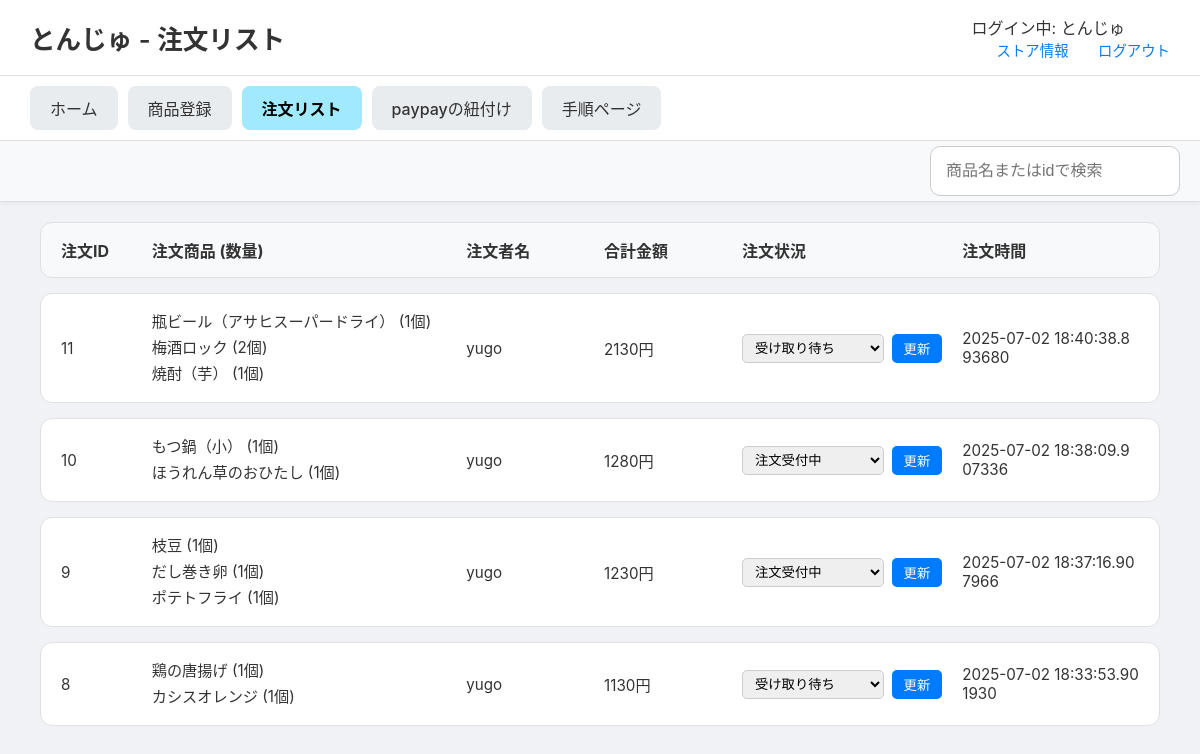
Before: /stores/order-list (signed in) with the older database file.
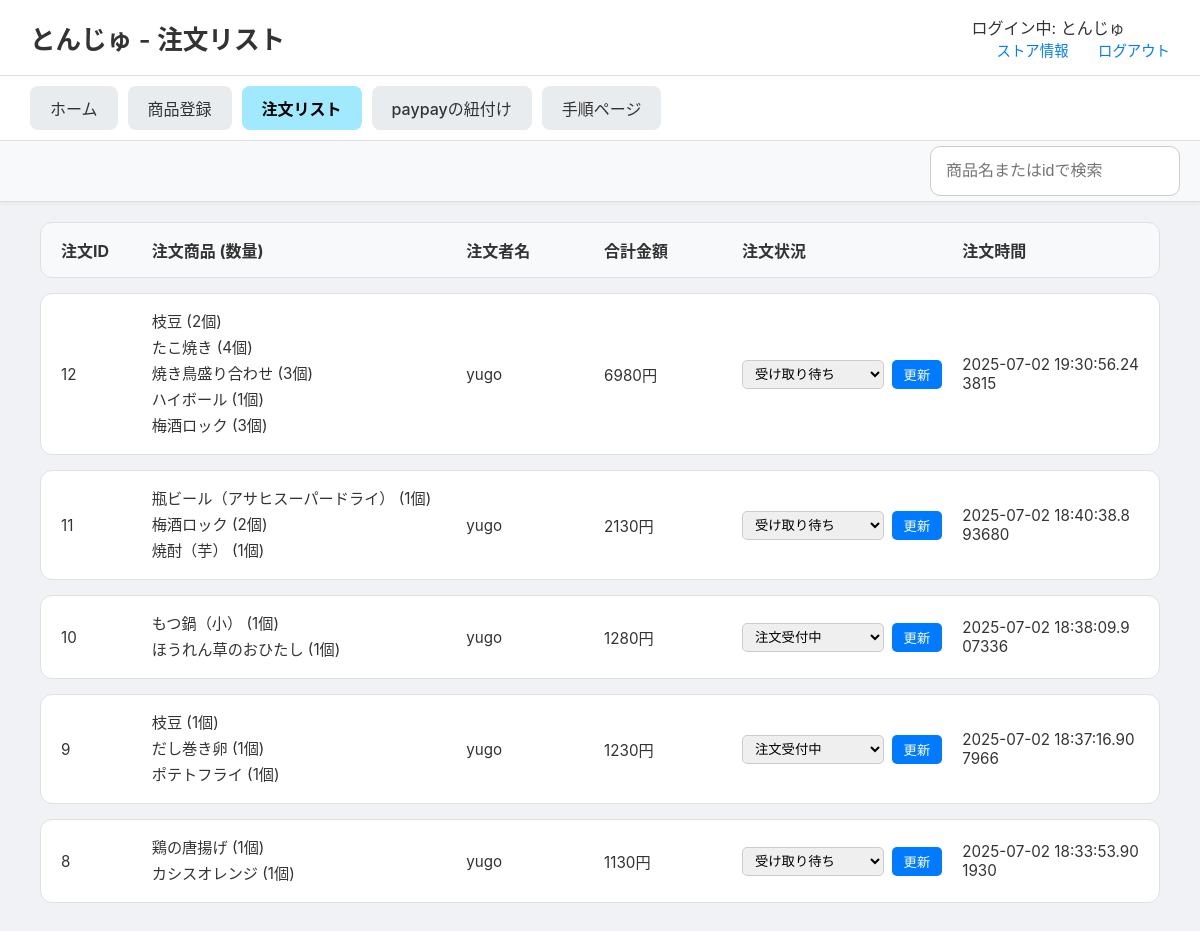
After: the same page with the newer database file.
### tables this page shows
CREATE TABLE order_items (
    order_item_id INTEGER PRIMARY KEY AUTOINCREMENT,
    order_id INTEGER NOT NULL,
    menu_id INTEGER NOT NULL,
    quantity INTEGER NOT NULL DEFAULT 1,
    price_at_order INTEGER NOT NULL, 
    FOREIGN KEY (order_id) REFERENCES orders(order_id),
    FOREIGN KEY (menu_id) REFERENCES menus(menu_id)
);

CREATE TABLE menus (
    menu_id INTEGER PRIMARY KEY AUTOINCREMENT,
    store_id INTEGER, -- NOT NULL制約を削除し、NULLを許容
    menu_name TEXT NOT NULL,
    category TEXT NOT NULL,
    price INTEGER NOT NULL,
    soldout INTEGER NOT NULL DEFAULT 0,
    FOREIGN KEY (store_id) REFERENCES store(store_id)
);

CREATE TABLE users_table (
    id INTEGER PRIMARY KEY AUTOINCREMENT,
    u_name TEXT NOT NULL,
    email TEXT UNIQUE NOT NULL,
    password_hash TEXT NOT NULL,
    created_at TIMESTAMP DEFAULT CURRENT_TIMESTAMP
);

CREATE TABLE orders (
    order_id INTEGER PRIMARY KEY AUTOINCREMENT,
    user_id INTEGER NOT NULL,
    store_id INTEGER NOT NULL,
    status TEXT DEFAULT '注文受付中' CHECK (
        status IN (
            '注文受付中', '受付完了', '商品作成中', '作成直前', '受け取り待ち', 'completed', 'canceled'
        )
    ),
    datetime DATETIME NOT NULL,
    payment_method TEXT CHECK (payment_method IN ('PayPay')),
    total_amount INTEGER NOT NULL,
    FOREIGN KEY (user_id) REFERENCES users(user_id),
    FOREIGN KEY (store_id) REFERENCES store(store_id)
);

### routes/stores_detail/stores_detail.py (the view)
@stores_detail_bp.route('/order-list')
def order_list():
    store_id = session.get('store_id')
    store_name = session.get('store_name', 'ゲスト')
    conn = get_db_connection()
    query = """
        SELECT
            o.order_id, o.datetime, o.total_amount, o.status,
            u.u_name, m.menu_name, oi.quantity, oi.price_at_order
        FROM orders AS o
        JOIN order_items AS oi ON o.order_id = oi.order_id
        JOIN menus AS m ON oi.menu_id = m.menu_id
        JOIN users_table AS u ON o.user_id = u.id
        WHERE o.store_id = ?
        ORDER BY o.datetime DESC;
    """
    orders_raw = conn.execute(query, (store_id,)).fetchall()
    conn.close()
    orders_dict = {}
    for row in orders_raw:
        order_id = row['order_id']
        if order_id not in orders_dict:
            orders_dict[order_id] = {
                'id': order_id, 'datetime': row['datetime'], 'status': row['status'],
                'user_name': row['u_name'], 'total_amount': row['total_amount'],
                'items_list': [] # ★★★ キー名を'items'から'items_list'に変更 ★★★
            }
        orders_dict[order_id]['items_list'].append({
            'name': row['menu_name'], 'quantity': row['quantity'], 'price': row['price_at_order']
        })
    orders_list = list(orders_dict.values())
    return render_template('stores_detail/order_list.html', orders=orders_list, store_name=store_name)

### routes/stores_detail/stores_detail.py (called while the page is built)
def get_db_connection():
    db_path = os.path.join(os.path.dirname(__file__), '..', '..', 'app.db')
    conn = sqlite3.connect(db_path)
    conn.row_factory = sqlite3.Row  # 行を辞書形式で取得
    return conn

### templates/stores_detail/order_list.html (shortened to what this page needs)
<!DOCTYPE html>
<html lang="ja">
<head>
    <link rel="stylesheet" href="{{ url_for('static', filename='css/stores_detail.css') }}">
</head>
<body>
    <header class="site-header">
        <h1>{{ store_name }} - 注文リスト</h1>
        <div class="header-links">
            <div class="store-name">ログイン中: {{ store_name if store_name else 'ゲスト' }}</div>
            <a href="{{ url_for('stores_detail.store_info') }}">ストア情報</a>
            <a href="{{ url_for('general.explamation') }}">ログアウト</a>
        </div>
    </header>
    <nav class="main-nav">
        <ul>
            <li><a href="{{ url_for('stores_detail.store_home') }}" >ホーム</a></li>
            <li><a href="{{ url_for('stores_detail.menu_registration') }}">商品登録</a></li>
            <li><a href="{{ url_for('stores_detail.order_list') }}" class="active">注文リスト</a></li>
            <li><a href="{{ url_for('stores_detail.paypay_linking') }}">paypayの紐付け</a></li>
            <li><a href="{{ url_for('stores_detail.procedure') }}">手順ページ</a></li>
        </ul>
    </nav>
    <div class="sub-navigation">
        <input type="search" id="order-search" placeholder="商品名またはidで検索" />
    </div>
    <main class="main-content">
        <div class="order-list-container">
            <div class="order-header">
                <div>注文ID</div>
                <div>注文商品 (数量)</div>
                <div>注文者名</div>
                <div>合計金額</div>
                <div>注文状況</div>
                <div>注文時間</div>
            </div>
            {% for order in orders %}
            <div class="order-item">
                <div>{{ order.id }}</div>
                <div>
                    <ul>
                    {% for item in order.items_list %}
                        <li>{{ item.name }} ({{ item.quantity }}個)</li>
                    {% endfor %}
                    </ul>
                </div>
                <div>{{ order.user_name }}</div>
                <div>{{ order.total_amount }}円</div>
                <div>
                    <form action="{{ url_for('stores_detail.update_order_status', order_id=order.id) }}" method="post">
                        <select name="status">
                            {% for s in ['注文受付中', '受付完了', '商品作成中', '作成直前', '受け取り待ち'] %}
                                <option value="{{ s }}" {% if order.status == s %}selected{% endif %}>{{ s }}</option>
                            {% endfor %}
                        </select>
                        <button type="submit">更新</button>
                    </form>
                </div>
                <div>{{ order.datetime }}</div>
            </div>
            {% else %}
            <div class="order-item no-orders">
                <p>現在、新しい注文はありません。</p>
            </div>
            {% endfor %}
        </div>
    </main>
</body>
</html>

### static/css/stores_detail.css (style rules this page uses)
body { font-family: -apple-system, BlinkMacSystemFont, "Segoe UI", Roboto, "Hiragino Sans", "Noto Sans CJK JP", "Yu Gothic", sans-serif; margin: 0; background-color: #f0f2f5; color: #333; }
.site-header { display: flex; justify-content: space-between; align-items: center; padding: 15px 30px; background-color: #ffffff; border-bottom: 1px solid #e0e0e0; }
.site-header h1 { font-size: 1.6em; margin: 0; font-weight: 600; }
.header-links a { margin-left: 25px; text-decoration: none; color: #007bff; font-size: 0.9em; font-weight: 500; }
.main-nav { background-color: #ffffff; padding: 10px 30px; border-bottom: 1px solid #e0e0e0; box-shadow: 0 2px 4px rgba(0,0,0,0.05); }
.main-nav ul { display: flex; list-style: none; margin: 0; padding: 0; gap: 10px; }
.main-nav a { display: block; padding: 10px 20px; text-decoration: none; color: #333; background-color: #e9ecef; border-radius: 8px; font-weight: 500; transition: background-color 0.2s; }
.main-nav a.active { background-color: #a0e9ff; color: #000; font-weight: bold; }
.main-content { padding: 20px 40px 40px 40px; }
.order-list-container { display: flex; flex-direction: column; gap: 15px; }
.order-header, .order-item { display: grid; grid-template-columns: 0.6fr 2.5fr 1fr 1fr 1.7fr 1.5fr; gap: 20px; align-items: center; padding: 15px 20px; border: 1px solid #e0e0e0; border-radius: 12px; background-color: #ffffff; }
.order-header { background-color: #f8f9fa; font-weight: bold; color: #333; }
.order-item > div { font-size: 0.95em; color: #333; word-break: break-all; }
.order-item ul { list-style: none; padding: 0; margin: 0; }
.order-item ul li { margin-bottom: 4px; }
.order-item form { display: flex; gap: 8px; align-items: center; }
.order-item select { padding: 5px 8px; border-radius: 5px; border: 1px solid #ccc; flex-grow: 1; }
.order-item button { padding: 5px 12px; border: none; background-color: #007bff; color: white; border-radius: 5px; cursor: pointer; transition: background-color 0.2s ease; }
.sub-navigation { display: flex; justify-content: flex-start; gap: 15px; background-color: #f8f9fa; padding: 5px 20px; border-bottom: 1px solid #ddd; box-shadow: 0 2px 4px rgba(0,0,0,0.04); position: sticky; top: 0; z-index: 1000; }
.sub-navigation input[type="search"] { width: 250px; padding: 15px; font-size: 1.0em; border: 1px solid #ccc; border-radius: 10px; box-sizing: border-box; margin-left: auto; }

Changed rows visible on the page:
added order_items: id "12", name "枝豆", quantity "2", user_name "yugo", total_amount "6980", status "受け取り待ち", datetime "2025-07-02 19:30:56.243815"
added order_items: name "たこ焼き", quantity "4", shown under "12"
added order_items: name "焼き鳥盛り合わせ", quantity "3", shown under "12"
added order_items: name "ハイボール", quantity "1", shown under "12"
added order_items: name "梅酒ロック", quantity "3", shown under "12"
